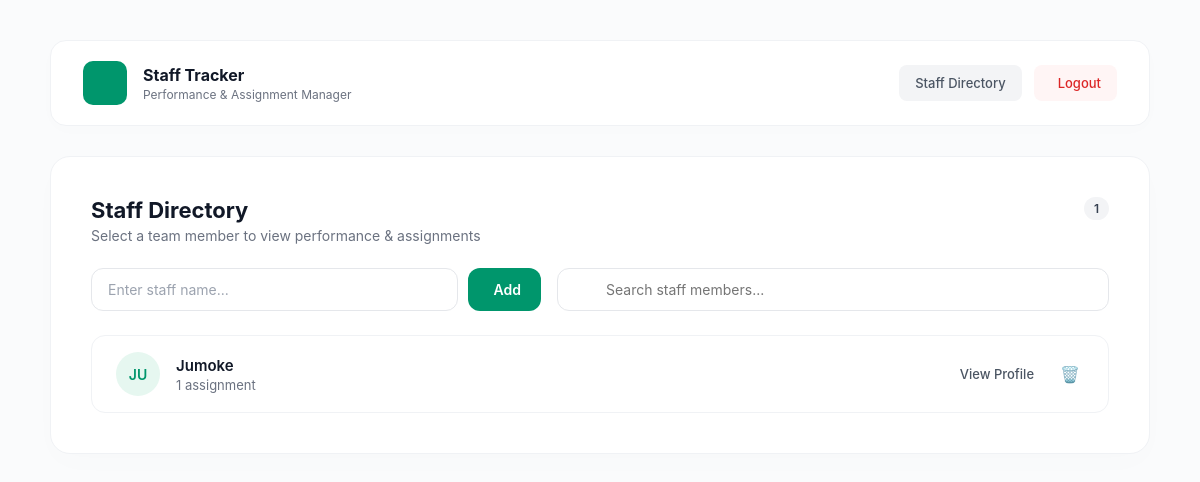
The app's page / (signed in) with its own data.
### portal/models.py (models this page shows, shortened)
class Staff(models.Model):
    created_by = models.ForeignKey(User, on_delete=models.CASCADE, related_name='managed_staff', null=True, blank=True)
    name = models.CharField(max_length=100)
    created_at = models.DateTimeField(auto_now_add=True)
    @property
    def initials(self):
        names = self.name.split()
        if len(names) >= 2:
            return f"{names[0][0]}{names[-1][0]}".upper()
        elif len(names) == 1:
            return names[0][:2].upper()
        return "ST"

### portal/views.py (the view)
# urls.py: path('', views.dashboard, name='dashboard'),
@login_required
def dashboard(request):
    if request.method == 'POST':
        staff_name = request.POST.get('staff_name', '').strip()
        if staff_name:
            Staff.objects.create(name=staff_name, created_by=request.user) # <-- Tagged here!
        return redirect('dashboard')
    search_query = request.GET.get('search', '').strip()
    my_staff = Staff.objects.filter(created_by=request.user) # <-- Filtered here!
    if search_query:
        staff_members = my_staff.filter(name__icontains=search_query).order_by('-created_at')
    else:
        staff_members = my_staff.order_by('-created_at')
    context = {
        'staff_members': staff_members,
        'total_staff': staff_members.count(),
        'search_query': search_query,
    }
    return render(request, 'dashboard.html', context)

### templates/dashboard.html (shortened to what this page needs)
{% extends 'base.html' %}
{% block content %}
<div class="directory-card">
    <div class="directory-header">
        <div class="directory-title">
            <h2>Staff Directory</h2>
            <p>Select a team member to view performance & assignments</p>
        </div>
        <div class="counter-badge">{{ total_staff }}</div>
    </div>
    <div class="action-bar">
        <form class="add-staff-form" method="POST" action="{% url 'dashboard' %}">
            <input type="text" name="staff_name" class="input-field" placeholder="Enter staff name..." required>
            <button type="submit" class="btn-add"> Add</button>
        </form>
        <form class="search-form" method="GET" action="{% url 'dashboard' %}">
            <div class="search-wrapper">
                <input type="text" name="search" class="search-input" placeholder="Search staff members..." value="{{ search_query }}">
            </div>
        </form>
    </div>
    <div class="staff-list">
        {% for staff in staff_members %}
        <div class="staff-row">
            <div class="staff-profile-info">
                <div class="avatar-circle {% if forloop.counter0|divisibleby:2 %}avatar-design-0{% else %}avatar-design-1{% endif %}">
                    {{ staff.initials }}
                </div>
                <div class="staff-details">
                    <h3>{{ staff.name }}</h3>
                    <p>{{ staff.assignments.count }} assignment{{ staff.assignments.count|pluralize }}</p>
                </div>
            </div>
            <div class="row-actions">
                <a href="{% url 'staff_profile' staff.id %}" class="btn-profile">View Profile </a>
                <form action="{% url 'delete_staff' staff.id %}" method="POST" style="margin: 0; display: inline-block;" onsubmit="return confirm('Are you sure you want to remove this staff member?');">
                    <button type="submit" style="background: none; border: none; cursor: pointer; font-size: 16px; padding: 4px;">
                        🗑️
                    </button>
                </form>
            </div>
        </div>
        {% empty %}
        <div class="empty-state">
            <i class="fa-regular fa-folder-open" style="font-size: 24px; margin-bottom: 8px; display: block;"></i>
            No staff members found matching this criteria.
        </div>
        {% endfor %}
    </div>
</div>
{% endblock %}

### templates/base.html (style rules this page uses)
* { box-sizing: border-box; margin: 0; padding: 0; font-family: 'Inter', sans-serif; }
body { background-color: #fafbfc; color: #111827; padding: 40px 20px; }

### templates/dashboard.html (style rules this page uses)
.directory-card { background: #ffffff; padding: 40px; border-radius: 20px; border: 1px solid #f0f2f5; box-shadow: 0 10px 30px rgba(0, 0, 0, 0.01); }
.directory-header { display: flex; justify-content: space-between; align-items: flex-start; margin-bottom: 24px; }
.directory-title h2 { font-size: 22px; font-weight: 700; color: #111827; }
.directory-title p { font-size: 14px; color: #6b7280; margin-top: 4px; }
.counter-badge { background-color: #f3f4f6; color: #374151; font-size: 12px; font-weight: 600; padding: 4px 10px; border-radius: 20px; }
.action-bar { display: flex; gap: 16px; margin-bottom: 24px; align-items: center; }
.add-staff-form { display: flex; gap: 10px; flex: 1; max-width: 450px; }
.input-field { width: 100%; padding: 12px 16px; border: 1px solid #e5e7eb; border-radius: 12px; font-size: 14px; background-color: #ffffff; color: #1f2937; }
.input-field::placeholder { color: #9ca3af; }
.btn-add { background-color: #00966c; color: white; border: none; padding: 0 20px; border-radius: 12px; font-size: 14px; font-weight: 600; cursor: pointer; display: flex; align-items: center; gap: 6px; white-space: nowrap; }
.search-form { flex: 1; display: flex; }
.search-wrapper { position: relative; flex: 1; }
.search-input { width: 100%; padding: 12px 16px 12px 48px; border: 1px solid #e5e7eb; border-radius: 12px; font-size: 14px; }
.staff-list { display: flex; flex-direction: column; gap: 16px; }
.staff-row { border: 1px solid #f0f2f5; border-radius: 14px; padding: 16px 24px; display: flex; justify-content: space-between; align-items: center; background-color: #ffffff; transition: box-shadow 0.2s; }
.staff-profile-info { display: flex; align-items: center; gap: 16px; }
.avatar-circle { width: 44px; height: 44px; border-radius: 50%; font-size: 14px; font-weight: 600; display: flex; justify-content: center; align-items: center; }
.avatar-design-0 { background-color: #e6f7f0; color: #00966c; }
.staff-details h3 { font-size: 15px; font-weight: 600; color: #111827; }
.staff-details p { font-size: 13px; color: #6b7280; margin-top: 2px; }
.row-actions { display: flex; align-items: center; gap: 16px; }
.btn-profile { color: #4b5563; font-size: 13px; font-weight: 500; text-decoration: none; display: flex; align-items: center; gap: 6px; background: none; border: none; cursor: pointer; }

### records on screen
Staff: initials "JU", name "Jumoke", assignments.count "1"

### other values on screen
{{ total_staff }} "1"
